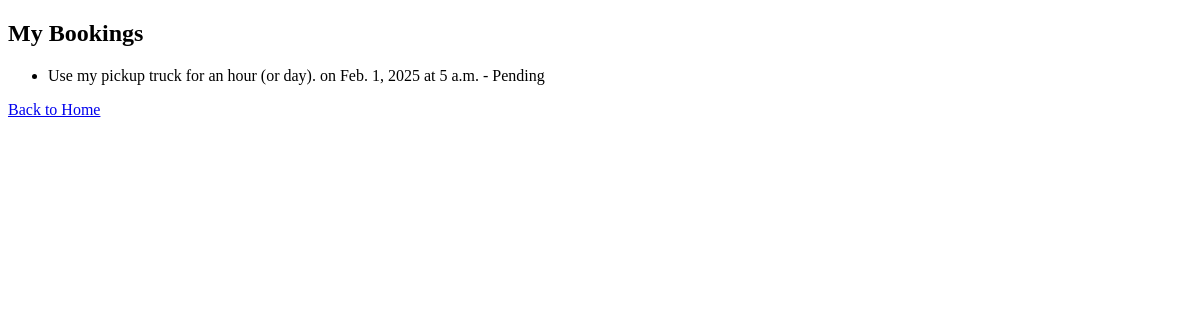
The page /bookings/manage/ (signed in) on the database as committed earlier.
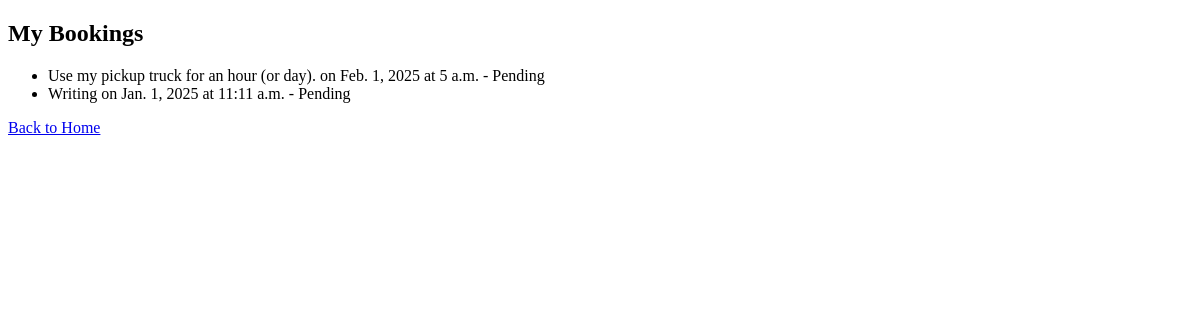
The same page on the database as committed later.
### demo/models.py (models this page shows, shortened)
class Booking(models.Model):
    service = models.ForeignKey(Service, on_delete=models.CASCADE)
    user = models.ForeignKey(User, on_delete=models.CASCADE)
    date = models.DateField()
    time = models.TimeField()
    confirmed = models.BooleanField(default=False)
    status = models.CharField(max_length=20, choices=[('Pending', 'Pending'), ('Confirmed', 'Confirmed'), ('Cancelled', 'Cancelled')])
    created_at = models.DateTimeField(default=now)
    status = models.CharField(max_length=255, default='pending')

class Service(models.Model):
    CATEGORY_CHOICES = [
        ('Babysitting', 'Babysitting'),
        ('Gardening', 'Gardening'),
        ('Tutoring', 'Tutoring'),
        ('Other', 'Other'),
    ]
    user = models.ForeignKey(User, on_delete=models.CASCADE, related_name="requests_posted")  # Request creator
    provider = models.ForeignKey(User, on_delete=models.CASCADE, related_name="requests_accepted", null=True, blank=True)  # User fulfilling the request
    credit_amount = models.DecimalField(max_digits=10, decimal_places=2, default=10)  # Credits for the task
    is_completed = models.BooleanField(default=False)  # Whether the task is marked as complete
    is_approved = models.BooleanField(default=False)  # Approval status by the requester
    created_at = models.DateTimeField(auto_now_add=True)
    updated_at = models.DateTimeField(auto_now=True)
    status = models.CharField(choices=[('open', 'Open'), ('completed', 'Completed')], default='open', max_length=10)
    title = models.CharField(max_length=100)
    description = models.TextField()
    name = models.CharField(max_length=255, default='Unnamed Service')
    price = models.DecimalField(max_digits=10, decimal_places=2,default=0.00)
    location = models.CharField(max_length=255, blank=True, null=True)  # Add location field
    category = models.CharField(max_length=100, default='General')
    hours_offered = models.DecimalField(max_digits=5, decimal_places=2)
    date_created = models.DateTimeField(auto_now_add=True)
    image = models.ImageField(upload_to='services_images/', null=True, blank=True)
    accepted = models.BooleanField(default=False)  # New field to track if the service is accepted
    class Meta:
        ordering = ['-created_at']

### demo/views.py (the view)
# urls.py: path('bookings/manage/', views.manage_bookings, name='manage_bookings'),
@login_required
def manage_bookings(request):
    bookings = Booking.objects.filter(user=request.user)
    return render(request, 'manage_bookings.html', {'bookings': bookings})

### templates/manage_bookings.html (shortened to what this page needs)
<!DOCTYPE html>
<html lang="en">
<head>
</head>
<body>
    <h2>My Bookings</h2>
    <ul>
        {% for booking in bookings %}
            <li>{{ booking.service.title }} on {{ booking.date }} at {{ booking.time }} - {% if booking.confirmed %}Confirmed{% else %}Pending{% endif %}</li>
        {% endfor %}
    </ul>
    <a href="{% url 'home' %}">Back to Home</a>
</body>
</html>

Rows that differ between the two databases and show on the page:
added Booking: service "Writing", date "Jan. 1, 2025", time "11:11 a.m.", confirmed "Pending"
